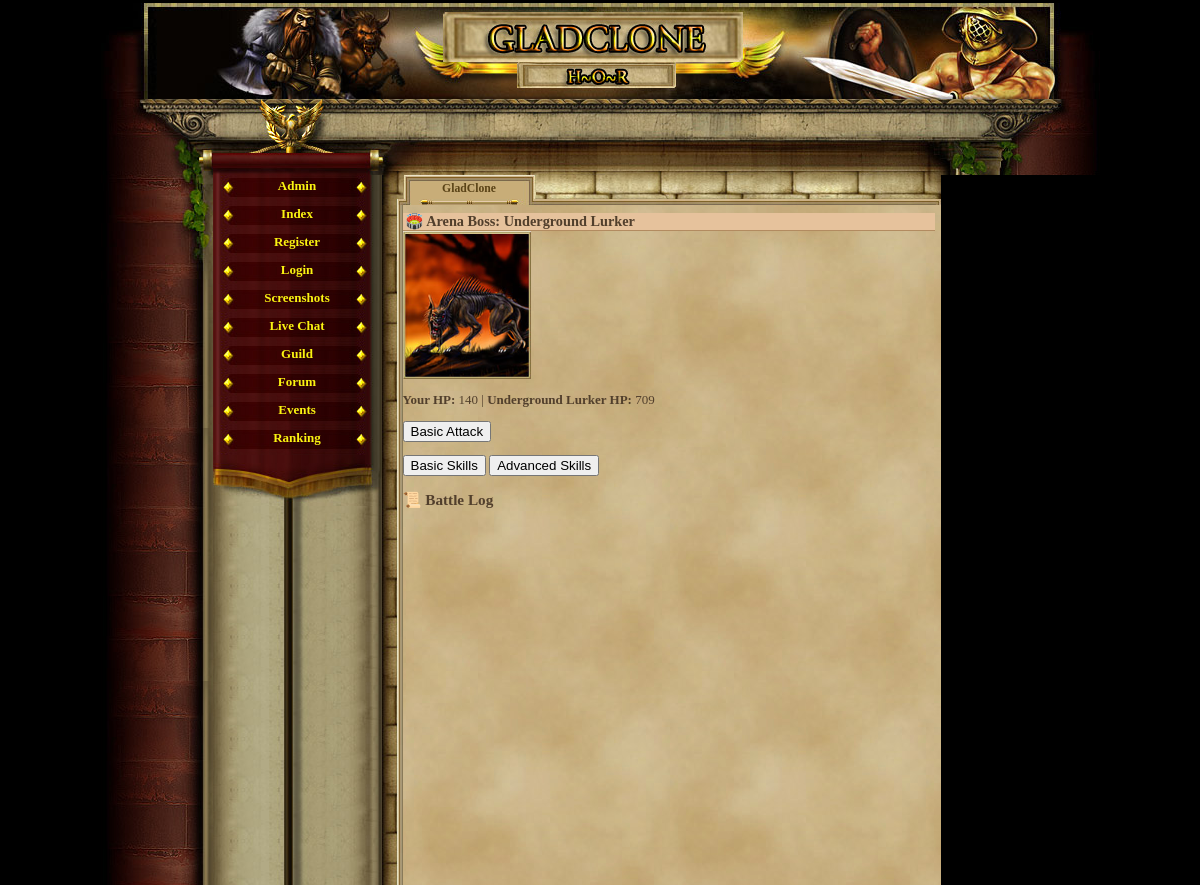
Screenshot of /arena_boss.php (signed in) with the database file from the repository.
### tables this page shows
CREATE TABLE `enemies` (
  `id` int(11) NOT NULL AUTO_INCREMENT,
  `name` varchar(100) DEFAULT NULL,
  `level` int(11) DEFAULT NULL,
  `min_hp` int(11) DEFAULT NULL,
  `max_hp` int(11) DEFAULT NULL,
  `min_dmg` int(11) DEFAULT NULL,
  `max_dmg` int(11) DEFAULT NULL,
  `xp_reward` int(11) DEFAULT NULL,
  `gold_reward` int(11) DEFAULT NULL,
  `image` varchar(100) DEFAULT NULL,
  `is_boss` tinyint(1) NOT NULL DEFAULT '0',
  `event_type` varchar(50) DEFAULT NULL,
  PRIMARY KEY (`id`)
);

### arena_boss.php (the view, shortened to what this page needs)
<?php
require_once('var/ustawienia.php');
require_once('gora_strony.php');
require_once('menu_l.php');
if (!isset($_SESSION['boss_enemy'])) {
    $enemy = $conn->query("SELECT * FROM enemies WHERE is_boss = 1 ORDER BY RAND() LIMIT 1")->fetch_assoc();
}
$enemy = $_SESSION['boss_enemy'];
$enemy_hp = $_SESSION['boss_enemy_hp'];
$player_hp = $_SESSION['boss_player_hp'];
?>
<h2>🏟️ Arena Boss: <?= htmlspecialchars($enemy['name']) ?></h2>
<img src="images/enemies/<?= htmlspecialchars($enemy['image']) ?>" width="128"><br>
<p><strong>Your HP:</strong> <?= $player_hp ?> | <strong><?= $enemy['name'] ?> HP:</strong> <?= $enemy_hp ?></p>
<?php if ($enemy_hp > 0 && $player_hp > 0): ?>
    <form method="post"><button type="submit" name="action" value="basic">Basic Attack</button></form>
    <button onclick="showTab('basic')">Basic Skills</button>
    <button onclick="showTab('advanced')">Advanced Skills</button>
<?php elseif ($enemy_hp <= 0): ?>
    <h3>🎉 You defeated <?= $enemy['name'] ?>!</h3>
    <form method="post"><button name="reset">Start New Boss</button></form>
<?php else: ?>
    <h3>💀 You were defeated.</h3>
    <form method="post"><button name="reset">Try Again</button></form>
<?php endif; ?>
<h3>📜 Battle Log</h3>

### game_05.css (style rules this page uses)
body, html { margin: 0; padding: 0; font-family:"Palatino Linotype", "Times New Roman", Times, serif; text-align: center; color: #513F2C; background-color: #000; font-size:16px; }
h2 { text-align:left; border-bottom:1px solid #b28b60; color:#513F2C; background-color:#e6c29c; margin:8px 0px 0px 0px; padding-left:3px; font-size:1.1em; }

### arena_boss.php (style rules this page uses)
body { background-image: url('images/boss.jpg'); }

### rows the page displays
enemies: name "Underground Lurker", image (picture)

### other values shown
$player_hp "140"
$enemy_hp "709"
